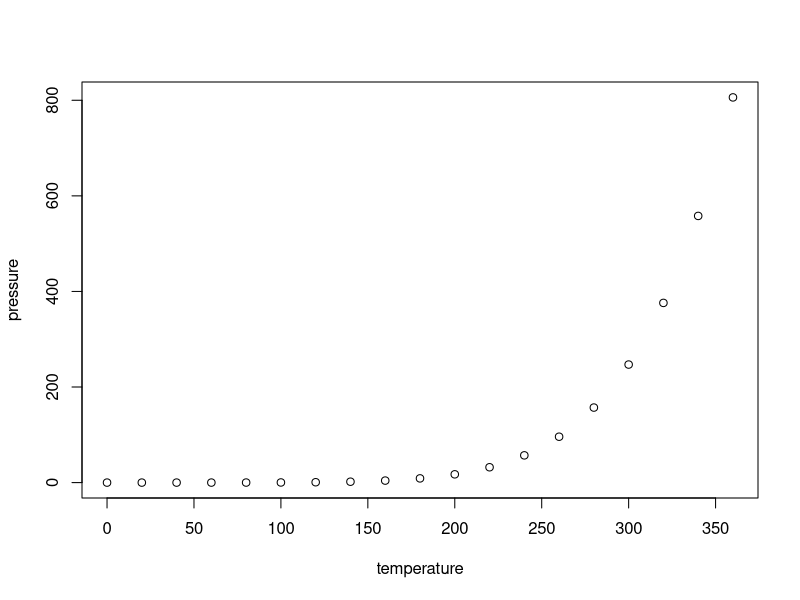
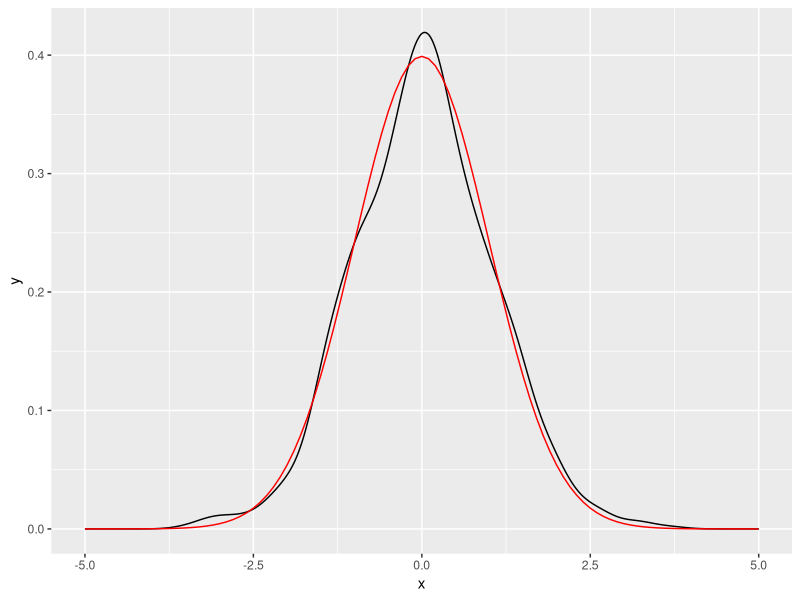

Generate these figures, in order, with R:
## ---- chunk 1
knitr::opts_chunk$set(fig.path='Figs/',
                      echo=FALSE, warning=FALSE, message=FALSE)
## ---- chunk 2
summary(cars)
## ---- chunk 3
plot(pressure)
## ---- chunk 4
library(ggplot2)
df <- data.frame(x = rnorm(1000))
x <- df$x
base <- ggplot(df, aes(x)) + geom_density()  + scale_x_continuous(limits = c(-5, 5))
base + stat_function(fun = dnorm, colour = "red")
